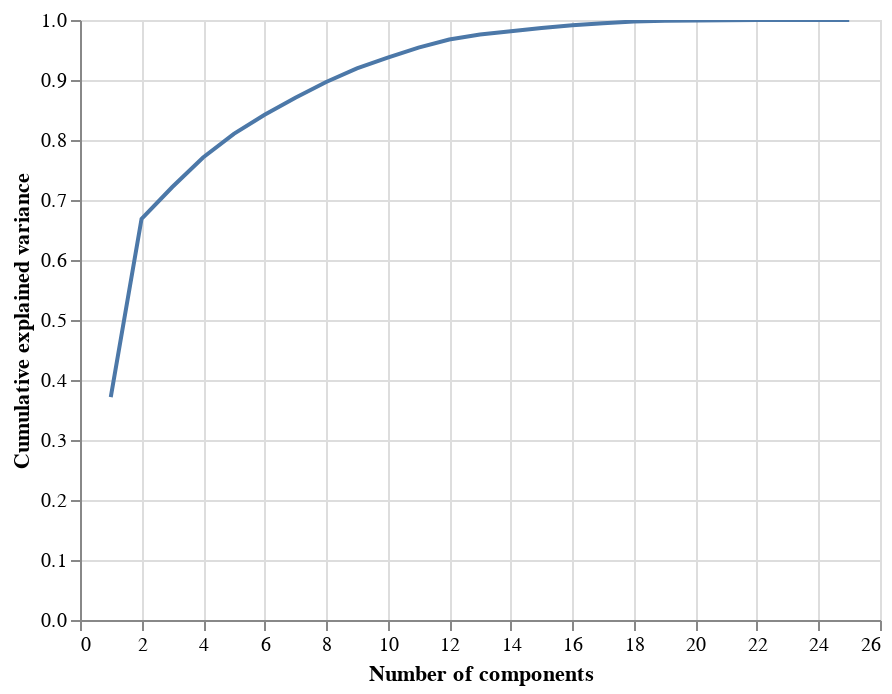

Write notebook code for a chart like this one.
### Code cell
sum(pca.explained_variance_ratio_)
# This is great news! Around 67% of the variance of our data can be explained with just two principal components. Let's look at how many components we would need to capture
# 95% of the variance:
pca = PCA(25).fit(x)

pca_variance = pd.DataFrame({
    'x': list(range(1,26)),
    'y': np.cumsum(pca.explained_variance_ratio_)
})
alt.Chart(pca_variance).mark_line().encode(
    x = alt.X('x', title='Number of components'),
    y = alt.Y('y', title='Cumulative explained variance', scale=alt.Scale(domain=(0,1)))
).interactive()

#To explain >=95% of variance, we need to use 11 components. We'll do this to speed up logistic regression training later
 #First, we try creating a model to predict probability of winning based on early-mid game state, meaning we look at gold differences and neutral objectives taken.
  #Let's try doing a PCA to find which variables are most indicative of winning:

### Figure 1 — Vega-Lite specification as saved in the notebook (floating-point values rounded to 4 significant figures)
{"config": {"view": {"continuousWidth": 400, "continuousHeight": 300}}, "data": {"name": "data-3353295cd8d21cc6b19333474c0733dc"}, "mark": "line", "encoding": {"x": {"type": "quantitative", "field": "x", "title": "Number of components"}, "y": {"type": "quantitative", "field": "y", "scale": {"domain": [0, 1]}, "title": "Cumulative explained variance"}}, "selection": {"selector001": {"type": "interval", "bind": "scales", "encodings": ["x", "y"]}}, "$schema": "https://vega.github.io/schema/vega-lite/v4.8.1.json", "datasets": {"data-3353295cd8d21cc6b19333474c0733dc": [{"x": 1, "y": 0.3715}, {"x": 2, "y": 0.6686}, {"x": 3, "y": 0.7216}, {"x": 4, "y": 0.7708}, {"x": 5, "y": 0.8103}, {"x": 6, "y": 0.8419}, {"x": 7, "y": 0.8703}, {"x": 8, "y": 0.8967}, {"x": 9, "y": 0.9193}, {"x": 10, "y": 0.9372}, {"x": 11, "y": 0.954}, {"x": 12, "y": 0.9674}, {"x": 13, "y": 0.9758}, {"x": 14, "y": 0.9813}, {"x": 15, "y": 0.9867}, {"x": 16, "y": 0.9912}, {"x": 17, "y": 0.9946}, {"x": 18, "y": 0.9975}, {"x": 19, "y": 0.9986}, {"x": 20, "y": 0.9993}, {"x": 21, "y": 0.9997}, {"x": 22, "y": 1.0}, {"x": 23, "y": 1.0}, {"x": 24, "y": 1.0}, {"x": 25, "y": 1.0}]}}
